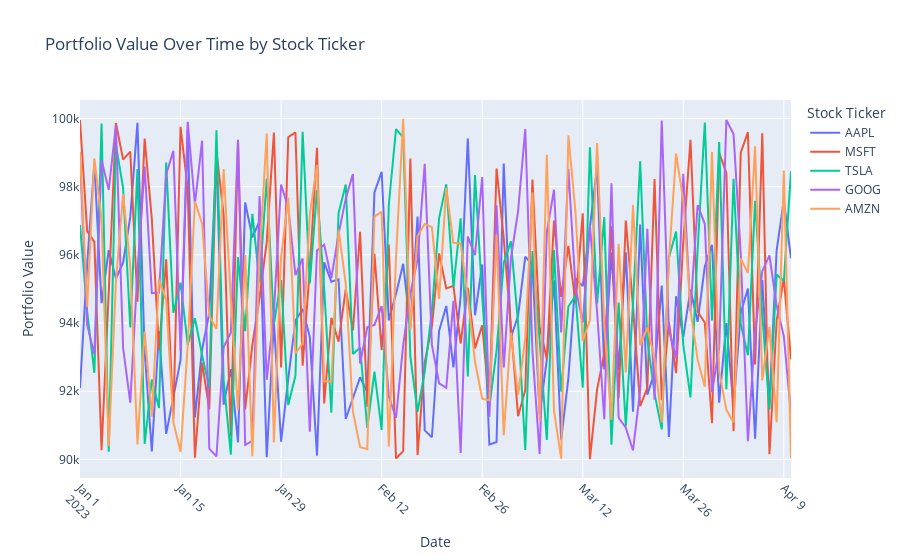

Here is the notebook cell this chart was saved with:
### Code cell
fig1 = px.line(df, x='Date', y='Portfolio Value', color='Stock Ticker',
               title='Portfolio Value Over Time by Stock Ticker')
fig1.update_xaxes(tickangle=45)  # Rotate x-axis labels for better visibility
fig1.show()
